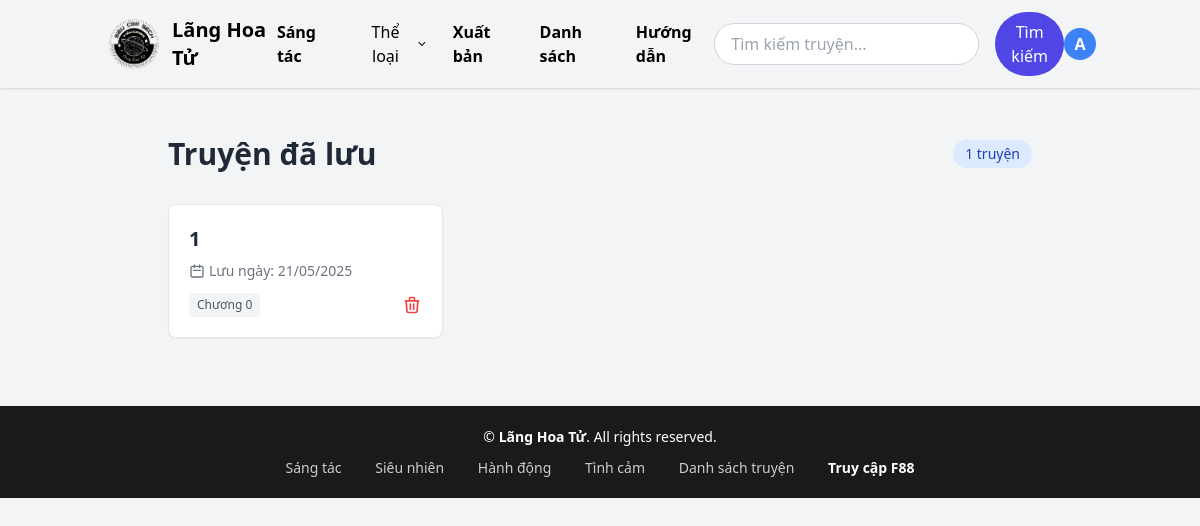
Page /users/saved/ (signed in) on the earlier database version.
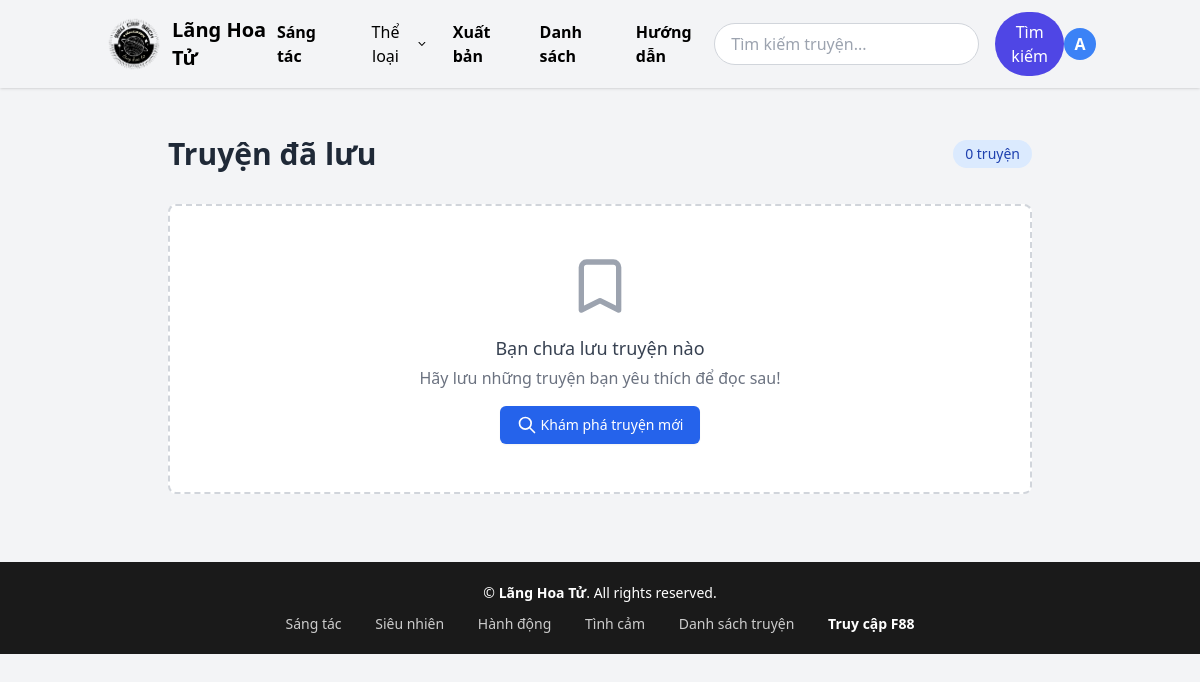
Same page on the later database version.
### users/models.py (models this page shows, shortened)
class User(AbstractUser):
    avatar = models.ImageField(upload_to='avatars/', null=True, blank=True)
    bio = models.TextField(blank=True)
    is_author = models.BooleanField(default=False)

### novels/models.py (models this page shows, shortened)
class SavedNovel(models.Model):
    user = models.ForeignKey(settings.AUTH_USER_MODEL, on_delete=models.CASCADE, related_name='saved_novels')
    novel = models.ForeignKey('Novel', on_delete=models.CASCADE, related_name='saved_by_users')
    saved_at = models.DateTimeField(auto_now_add=True)
    class Meta:
        unique_together = ('user', 'novel')

class Novel(models.Model):
    STATUS_CHOICES = [
        ('ongoing', 'Đang tiến hành'),
        ('completed', 'Hoàn thành'),
    ]
    title = models.CharField(max_length=255)
    description = models.TextField(blank=True)
    author = models.CharField(max_length=255, blank=True)
    cover_image = models.ImageField(upload_to='uploads/covers/', blank=True, null=True)
    status = models.CharField(max_length=10, choices=STATUS_CHOICES, default='ongoing')
    genres = models.ManyToManyField(Genre, related_name='novels')
    uploaded_by = models.ForeignKey(settings.AUTH_USER_MODEL, on_delete=models.CASCADE, related_name='uploaded_novels', null=True)
    created_at = models.DateTimeField(auto_now_add=True)
    updated_at = models.DateTimeField(auto_now=True)

### users/views.py (the view)
# urls.py: path('saved/', views.saved_novels, name='saved_novels'),
@login_required
def saved_novels(request):
    saved = request.user.saved_novels.select_related('novel')
    return render(request, 'users/saved.html', {'saved_novels': saved})

### novels/context_processors.py (called while the page is built)
def genres_processor(request):
    return {'genres': Genre.objects.all()}

### templates/users/saved.html
{% extends 'index.html' %}
{% block content %}
<div class="max-w-4xl mx-auto px-4 py-8">
  <div class="flex items-center justify-between mb-8">
    <h2 class="text-3xl font-bold text-gray-800">Truyện đã lưu</h2>
    <span class="bg-blue-100 text-blue-800 text-sm font-medium px-3 py-1 rounded-full">
      {{ saved_novels.count }} truyện
    </span>
  </div>
  {% if saved_novels %}
  <div class="grid gap-5 md:grid-cols-2 lg:grid-cols-3">
    {% for saved in saved_novels %}
    <div class="bg-white rounded-lg border border-gray-200 shadow-sm overflow-hidden hover:shadow-md transition-shadow duration-300">
      <a href="{% url 'novels:novel_detail' saved.novel.id %}">
        <div class="p-5">
          <h3 class="text-xl font-bold text-gray-800 mb-2 hover:text-blue-600 transition-colors line-clamp-2">
            {{ saved.novel.title }}
          </h3>
          <div class="flex items-center text-sm text-gray-500 mb-3">
            <svg xmlns="http://www.w3.org/2000/svg" class="h-4 w-4 mr-1" fill="none" viewBox="0 0 24 24" stroke="currentColor">
              <path stroke-linecap="round" stroke-linejoin="round" stroke-width="2" d="M8 7V3m8 4V3m-9 8h10M5 21h14a2 2 0 002-2V7a2 2 0 00-2-2H5a2 2 0 00-2 2v12a2 2 0 002 2z" />
            </svg>
            Lưu ngày: {{ saved.saved_at|date:"d/m/Y" }}
          </div>
          <div class="flex justify-between items-center">
            <span class="text-xs px-2 py-1 bg-gray-100 text-gray-600 rounded">
              Chương {{ saved.novel.latest_chapter.number|default:"0" }}
            </span>
            <button class="text-red-500 hover:text-red-700 transition-colors">
              <svg xmlns="http://www.w3.org/2000/svg" class="h-5 w-5" fill="none" viewBox="0 0 24 24" stroke="currentColor">
                <path stroke-linecap="round" stroke-linejoin="round" stroke-width="2" d="M19 7l-.867 12.142A2 2 0 0116.138 21H7.862a2 2 0 01-1.995-1.858L5 7m5 4v6m4-6v6m1-10V4a1 1 0 00-1-1h-4a1 1 0 00-1 1v3M4 7h16" />
              </svg>
            </button>
          </div>
        </div>
      </a>
    </div>
    {% endfor %}
  </div>
  {% else %}
  <div class="text-center py-12 bg-white rounded-lg border-2 border-dashed border-gray-300">
    <svg xmlns="http://www.w3.org/2000/svg" class="h-16 w-16 mx-auto text-gray-400" fill="none" viewBox="0 0 24 24" stroke="currentColor">
      <path stroke-linecap="round" stroke-linejoin="round" stroke-width="2" d="M5 5a2 2 0 012-2h10a2 2 0 012 2v16l-7-3.5L5 21V5z" />
    </svg>
    <h3 class="mt-4 text-lg font-medium text-gray-700">Bạn chưa lưu truyện nào</h3>
    <p class="mt-1 text-gray-500">Hãy lưu những truyện bạn yêu thích để đọc sau!</p>
    <a href="{% url 'novels:novel_list' %}" class="mt-4 inline-flex items-center px-4 py-2 border border-transparent text-sm font-medium rounded-md shadow-sm text-white bg-blue-600 hover:bg-blue-700">
      <svg xmlns="http://www.w3.org/2000/svg" class="h-5 w-5 mr-1" fill="none" viewBox="0 0 24 24" stroke="currentColor">
        <path stroke-linecap="round" stroke-linejoin="round" stroke-width="2" d="M21 21l-6-6m2-5a7 7 0 11-14 0 7 7 0 0114 0z" />
      </svg>
      Khám phá truyện mới
    </a>
  </div>
  {% endif %}
</div>
{% endblock %}

### templates/index.html (shortened to what this page needs)
<!DOCTYPE html>
<html lang="vi">
<head>
    {% load static %}
    <script src="https://cdn.tailwindcss.com"></script>
    <link rel="stylesheet" href="{% static 'css/styles.css' %}">
</head>
<body class="bg-gray-100 text-gray-800">
    {% include "partials/header.html" %}
    <main class="container mx-auto px-4 py-4">
        {% block content %}{% endblock %}
    </main>
    {% include "partials/footer.html" %}
</body>
</html>

### templates/partials/header.html (shortened to what this page needs)
<nav class="bg-gray-100 text-black shadow" x-data="{ open: false, categoryOpen: false, userMenu: false }">
    <div class="container mx-auto px-4 py-3 flex items-center justify-between">
        <a href="{% url 'novels:novel_list' %}" class="text-xl font-semibold flex items-center gap-2">
            <img src="../../static/langhoatu.png" alt="" width="60">
        <span>Lãng Hoa Tử</span>
        </a>
        <div class="hidden lg:flex items-center gap-6">
            <a href="#" class="font-semibold hover:underline">Sáng tác</a>
            <div class="relative" x-data="{ categoryOpen: false }">
                <button @click="categoryOpen = !categoryOpen" class="flex items-center gap-1 hover:text-blue-600 transition">
                    Thể loại
                    <svg class="w-4 h-4" fill="currentColor" viewBox="0 0 20 20">
                    <path fill-rule="evenodd"
                        d="M5.23 7.21a.75.75 0 011.06.02L10 10.94l3.71-3.71a.75.75 0 111.06 1.06l-4.24 4.24a.75.75 0 01-1.06 0L5.23 8.29a.75.75 0 01.02-1.06z"
                        clip-rule="evenodd" />
                    </svg>
                </button>
            </div>
            <a href="#" class="font-semibold hover:underline">Xuất bản</a>
            <a href="#" class="font-semibold hover:underline">Danh sách</a>
            <a href="#" class="font-semibold hover:underline">Hướng dẫn</a>
        </div>
<form action="{% url 'novels:search' %}" method="get" class="flex items-center gap-4">
    <input type="text" name="q" placeholder="Tìm kiếm truyện..."
           class="px-4 py-2 rounded-full border border-gray-300 focus:outline-none focus:ring-2 focus:ring-indigo-500"
           minlength="2" required>
    <button type="submit" class="bg-indigo-600 text-white px-4 py-2 rounded-full hover:bg-indigo-700">
        Tìm kiếm
    </button>
</form>
            <div class="relative" x-data="{ userMenu: false }">
                <button @click="userMenu = !userMenu" class="focus:outline-none">
                    {% if user.is_authenticated %}
                        {% if user.avatar %}
                            <img src="{{ user.avatar.url }}" alt="avatar" class="w-8 h-8 rounded-full object-cover">
                        {% else %}
                            <div class="w-8 h-8 bg-blue-500 rounded-full flex items-center justify-center font-bold text-white uppercase">
                                {{ user.username|first }}
                            </div>
                        {% endif %}
                    {% endif %}
                </button>
            </div>
        </div>
</nav>

### templates/partials/footer.html
<footer style="background-color: #1a1a1a; color: #ffffff; padding: 20px; margin-top: 20px; font-size: 14px;">
  <div style="text-align: center;">
    <p>&copy; {{ year }} <span style="font-weight: bold;">Lãng Hoa Tử</span>. All rights reserved.</p>
    <nav style="margin-top: 10px;">
      <a href="{% url 'novels:novel_list' %}" style="color: #ccc; text-decoration: none; margin: 0 15px; transition: color 0.3s;">
        Sáng tác
      </a>
      <a href="{% url 'novels:genre_filter' 4 %}" style="color: #ccc; text-decoration: none; margin: 0 15px; transition: color 0.3s;">
        Siêu nhiên
      </a>
      <a href="{% url 'novels:genre_filter' 2 %}" style="color: #ccc; text-decoration: none; margin: 0 15px; transition: color 0.3s;">
        Hành động
      </a>
      <a href="{% url 'novels:genre_filter' 1 %}" style="color: #ccc; text-decoration: none; margin: 0 15px; transition: color 0.3s;">
        Tình cảm
      </a>
      <a href="{% url 'novels:novel_list' %}" style="color: #ccc; text-decoration: none; margin: 0 15px; transition: color 0.3s;">
        Danh sách truyện
      </a>
      <a href="https://f88.vn/" target="_blank" rel="noopener noreferrer" style="color: #fff; text-decoration: none; font-weight: bold; margin: 0 15px;">
        Truy cập F88
      </a>
    </nav>
  </div>
</footer>

### static/css/styles.css (style rules this page uses)
input { border: 1px solid; }

Differences in the rows shown:
removed SavedNovel: novel "1", saved_at "21/05/2025", novel.latest_chapter.number "0"
Other differences:
{{ saved_novels.count }}: "1" → "0"
text now shown: "Bạn chưa lưu truyện nào Hãy lưu những truyện bạn yêu thích để đọc sau! Khám phá truyện mới"
